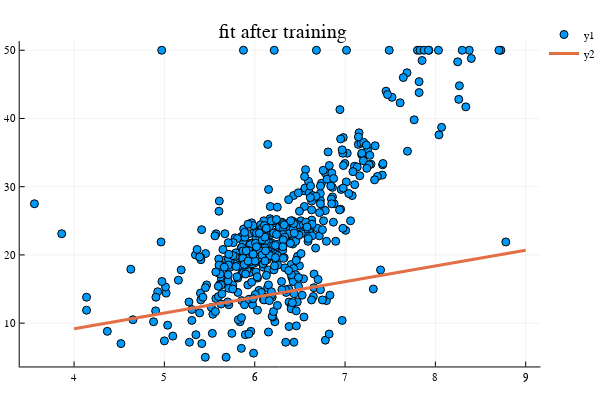

The notebook cell saved with this chart:
### Code cell
plot_graph(" fit after training")

### Figure 1 — Plotly figure (JSON) as saved in the notebook; plotly's stock layout.template omitted (floating-point values rounded to 4 significant figures; data arrays with more than 128 entries replaced by an {"elided": "..."} marker saying what was removed)
{"data": [{"colorbar": {"title": ""}, "hoverinfo": "text", "legendgroup": "y1", "marker": {"color": "rgba(0, 154, 250, 1.000)", "line": {"color": "rgba(0, 0, 0, 1.000)", "width": 1}, "size": 8, "symbol": "circle"}, "mode": "markers", "name": "y1", "showlegend": true, "text": {"elided": "506 null values"}, "type": "scatter", "x": {"elided": "506 float values"}, "xaxis": "x1", "y": {"elided": "506 float values"}, "yaxis": "y1", "zmax": null, "zmin": null}, {"colorbar": {"title": ""}, "hoverinfo": "text", "legendgroup": "y2", "line": {"color": "rgba(227, 111, 71, 1.000)", "dash": "solid", "shape": "linear", "width": 3}, "mode": "lines", "name": "y2", "showlegend": true, "text": [null, null, null, null, null, null, null, null, null, null, null, null, null, null, null, null, null, null, null, null, null, null, null, null, null, null, null, null, null, null, null, null, null, null, null, null, null, null, null, null, null, null, null, null, null, null, null, null, null, null, null], "type": "scatter", "x": [4, 4.1, 4.2, 4.3, 4.4, 4.5, 4.6, 4.7, 4.8, 4.9, 5, 5.1, 5.2, 5.3, 5.4, 5.5, 5.6, 5.7, 5.8, 5.9, 6, 6.1, 6.2, 6.3, 6.4, 6.5, 6.6, 6.7, 6.8, 6.9, 7, 7.1, 7.2, 7.3, 7.4, 7.5, 7.6, 7.7, 7.8, 7.9, 8, 8.1, 8.2, 8.3, 8.4, 8.5, 8.6, 8.7, 8.8, 8.9, 9], "xaxis": "x1", "y": [9.178, 9.408, 9.638, 9.868, 10.1, 10.33, 10.56, 10.79, 11.02, 11.25, 11.48, 11.71, 11.94, 12.17, 12.4, 12.63, 12.86, 13.09, 13.32, 13.55, 13.78, 14.01, 14.24, 14.47, 14.7, 14.93, 15.16, 15.39, 15.62, 15.85, 16.08, 16.31, 16.54, 16.77, 17.0, 17.23, 17.46, 17.69, 17.92, 18.15, 18.38, 18.61, 18.84, 19.07, 19.3, 19.53, 19.76, 19.99, 20.22, 20.45, 20.68], "yaxis": "y1", "zmax": null, "zmin": null}], "layout": {"annotations": [{"font": {"color": "rgba(0, 0, 0, 1.000)", "family": "sans-serif", "size": 20}, "rotation": 0, "showarrow": false, "text": " fit after training", "x": 0.5148, "xanchor": "center", "xref": "paper", "y": 1, "yanchor": "top", "yref": "paper"}], "height": 400, "legend": {"bgcolor": "rgba(255, 255, 255, 1.000)", "bordercolor": "rgba(0, 0, 0, 1.000)", "font": {"color": "rgba(0, 0, 0, 1.000)", "family": "sans-serif", "size": 11}, "tracegroupgap": 0, "x": 1, "y": 1}, "margin": {"b": 20, "l": 0, "r": 0, "t": 20}, "paper_bgcolor": "rgba(255, 255, 255, 1.000)", "plot_bgcolor": "rgba(255, 255, 255, 1.000)", "showlegend": true, "width": 600, "xaxis": {"anchor": "y1", "domain": [0.03619, 0.9934], "gridcolor": "rgba(0, 0, 0, 0.100)", "gridwidth": 0.5, "linecolor": "rgba(0, 0, 0, 1.000)", "mirror": false, "range": [3.398, 9.163], "showgrid": true, "showline": true, "showticklabels": true, "tickangle": 0, "tickcolor": "rgb(0, 0, 0)", "tickfont": {"color": "rgba(0, 0, 0, 1.000)", "family": "sans-serif", "size": 11}, "tickmode": "array", "ticks": "inside", "ticktext": ["4", "5", "6", "7", "8", "9"], "tickvals": [4, 5, 6, 7, 8, 9], "title": "", "titlefont": {"color": "rgba(0, 0, 0, 1.000)", "family": "sans-serif", "size": 15}, "type": "-", "visible": true, "zeroline": false, "zerolinecolor": "rgba(0, 0, 0, 1.000)"}, "yaxis": {"anchor": "x1", "domain": [0.03762, 0.9415], "gridcolor": "rgba(0, 0, 0, 0.100)", "gridwidth": 0.5, "linecolor": "rgba(0, 0, 0, 1.000)", "mirror": false, "range": [3.65, 51.35], "showgrid": true, "showline": true, "showticklabels": true, "tickangle": 0, "tickcolor": "rgb(0, 0, 0)", "tickfont": {"color": "rgba(0, 0, 0, 1.000)", "family": "sans-serif", "size": 11}, "tickmode": "array", "ticks": "inside", "ticktext": ["10", "20", "30", "40", "50"], "tickvals": [10, 20, 30, 40, 50], "title": "", "titlefont": {"color": "rgba(0, 0, 0, 1.000)", "family": "sans-serif", "size": 15}, "type": "-", "visible": true, "zeroline": false, "zerolinecolor": "rgba(0, 0, 0, 1.000)"}}}
